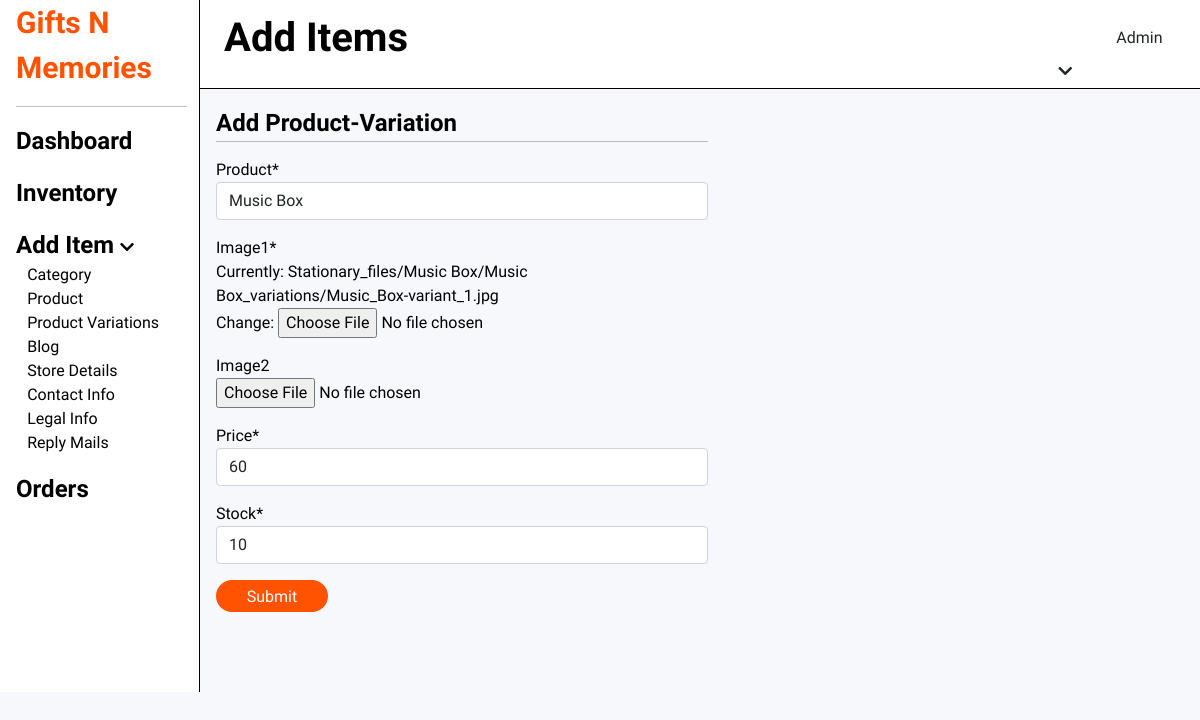
The page /seller/1/update/ (signed in) on the database its author committed.
### product/models.py (models this page shows, shortened)
class ProductVariation(models.Model):
    product = models.ForeignKey(
        Product, on_delete=models.CASCADE, related_name='productVariations')
    slug = models.CharField(max_length=350, null=True, blank=True)
    itemNumber = models.PositiveIntegerField(
        unique=True, null=True, blank=True)
    name = models.CharField(max_length=500, null=True, blank=True)
    variant = models.ForeignKey(Variant, on_delete=models.CASCADE)
    image1 = models.ImageField( upload_to=product_variation_image)
    image2 = models.ImageField(
        upload_to=product_variation_image, null=True, blank=True)
    price = models.PositiveIntegerField()
    discountPrice = models.PositiveIntegerField(null=True, blank=True)
    stock = models.PositiveIntegerField(default=10)
    class Meta:
        verbose_name_plural='8. Product Variants'

### seller/views.py (the view, shortened to what this page needs)
# urls.py: path('<int:pk>/update/', ProductUpdateView.as_view(), name='product-update'),
class ProductUpdateView(SuccessMessageMixin,generic.UpdateView):
    model = ProductVariation
    fields = ('product', 'color', 'size', 'image1', 'image2', 'image3', 'image4', 'image5', 'price', 'stock')
    template_name = 'add-items/add-product-variation.html'
    success_message = "Product updated successfully"

### product/models.py (called while the page is built)
    def __str__(self):
        return self.name

### product/templates/add-items/add-product-variation.html (shortened to what this page needs)
{% extends 'seller-base.html' %}
{% load crispy_forms_tags %}
{% block dash-title %} Add Items{% endblock %}
{% block dash-content %}
<div class="pad-2" style="margin-bottom:5rem;">
    <p class="heading-3-black">Add Product-Variation</p>
    <hr class="simple-hr">
    <form action="" style="width:50%;" method="POST" enctype="multipart/form-data">
        {{form|crispy}}
        <input type="submit" class=" mt-3 go-back-btn add-pro-btn heading-3-regular-white">
    </form>
</div>
{% endblock %}

### static/assets/css/seller.css (style rules this page uses)
body { overflow-x: hidden; font-family: 'Raleway', sans-serif; color: black; background-color: var(--gray-bg) !important; height: 100%; }
:root { --light-black:#2f2a23; --black: #000000; --dark-orange:#ff5302; --orange:#fe8d01; --yellow:#ffd202; --faded-orange:#fe8d01; --faded-yellow:#ffd202; --gray-bg:#f7f8fc; --dark-gray:#707070; --white:#ffffff; --gradient-yellow:#FFD202; --gradient-orange:#FE8D01; --header-height: 40px; --nav-height:60px; --header-logo-height:140px; --header-search-height:60px; --bread-height:80px; }
a { color: black; text-decoration: none; }
p { margin-bottom:0; }
.simple-hr { width: 50%; margin-top:0; }
:root { --cat-card-height:337px; --cat-card-width: 260px; --cat-card-img-height: 280px; --cat-card-info-height:calc(var(--cat-card-height) - var(--cat-card-img-height)); --inv-card-height: 380px; --inv-card-width: 220px; --inv-card-img-height: 280px; }
.go-back-btn { width:20%; width: 180px; height: 42px; line-height: 42px; text-align:center; background: var(--dark-orange); text-decoration: none; border-radius:30px; }
.add-pro-btn { outline:none !important; border:none !important; width: 7rem; height:2rem; line-height:2rem; font-size:16px !important; }

### product/templates/add-items/add-product-variation.html (style rules this page uses)
.form-group { margin-top:1rem !important; }

### rows shown on the page
ProductVariation: product "Music Box", price "60", stock "10"
